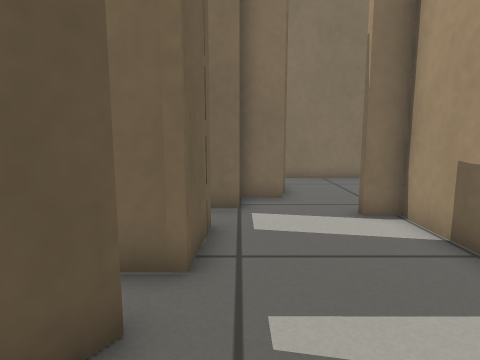
[1] (above)

24 first-person views from a walk through a world built for the Gazebo simulator. The camera is 0.5 m above the floor, tilts 8° down and sees 75° across. The floor is counted in squares, 0.25 m on a side. Each view is taken from the middle of a square. On the plan, view 1 faces up. The plan holds only what a view shows up to about 17 squares ahead; the rest is blank.

[2]
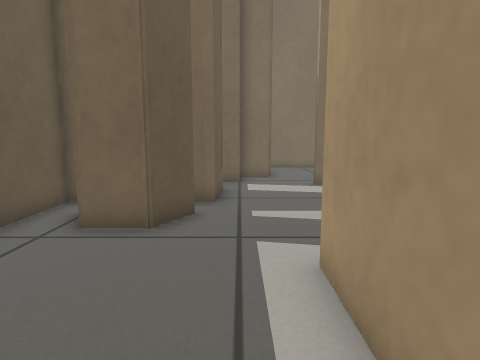

[3]
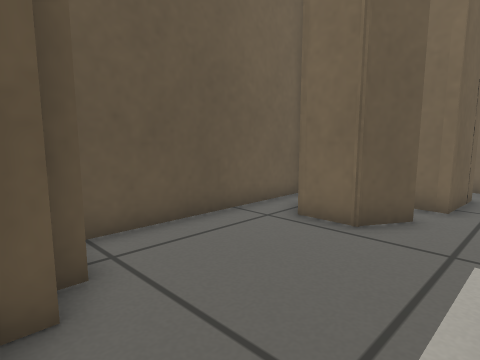

[4]
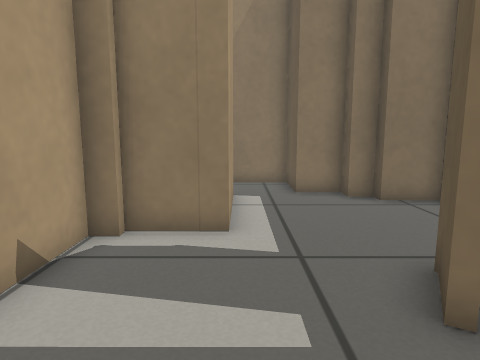

[5]
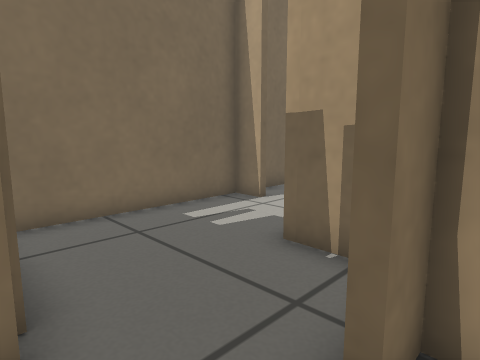

[6]
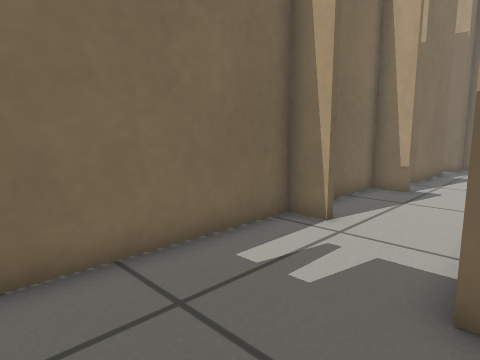

[7]
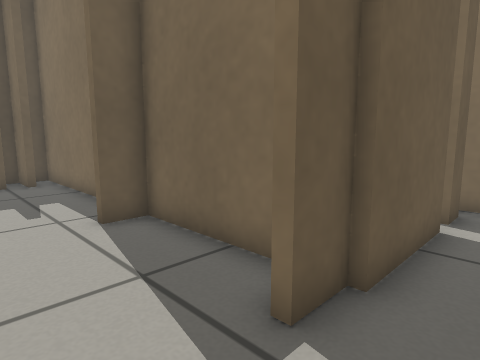

[8]
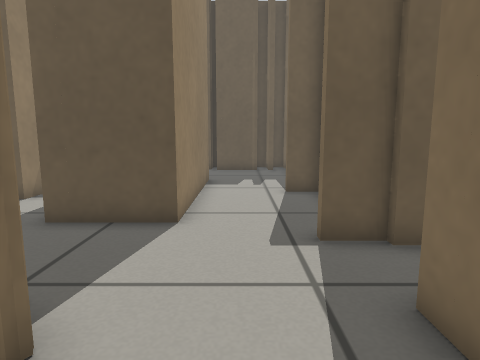

[9]
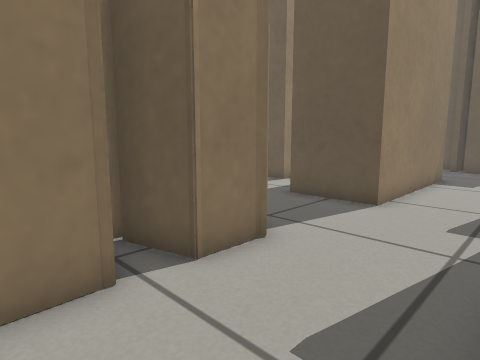

[10]
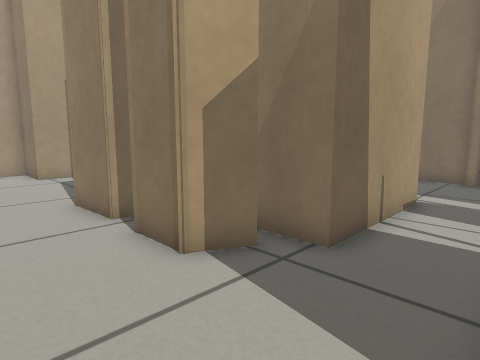

[11]
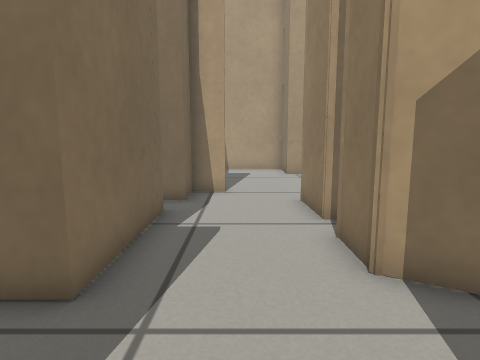

[12]
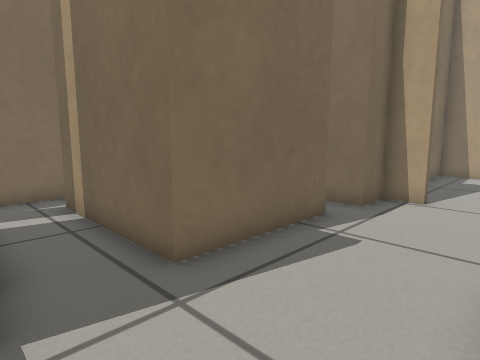

[13]
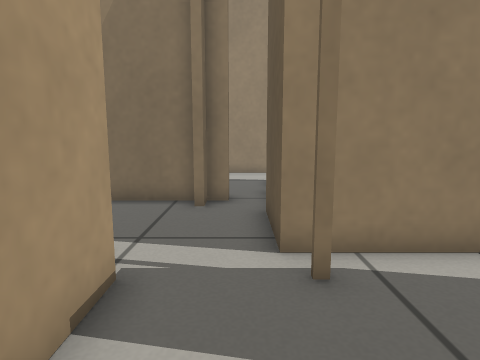

[14]
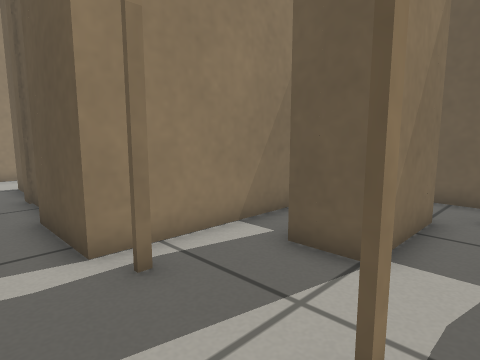

[15]
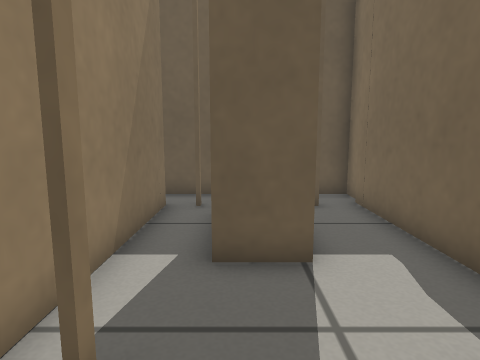

[16]
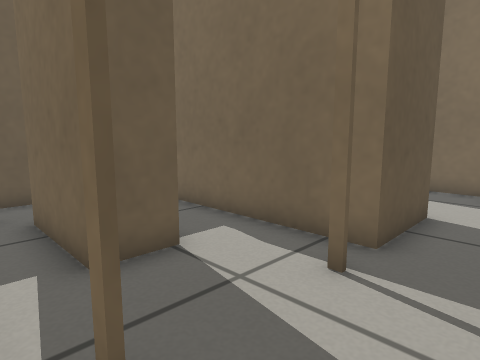

[17]
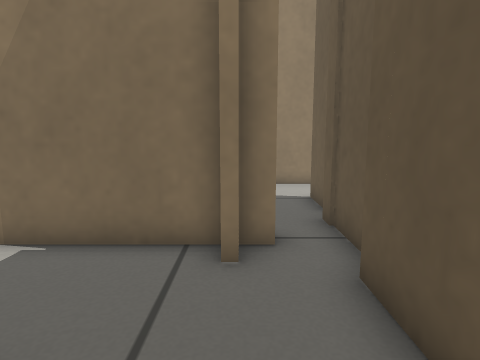

[18]
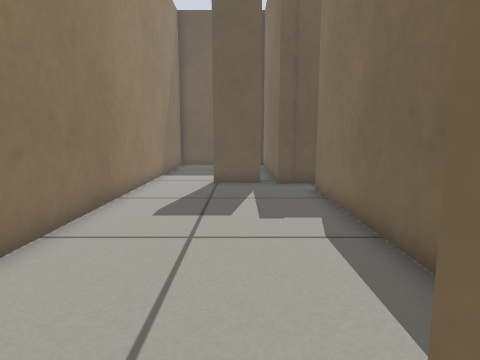

[19]
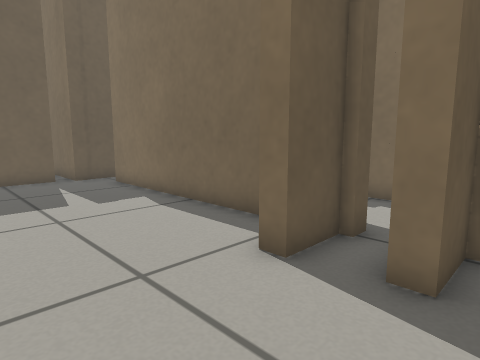

[20]
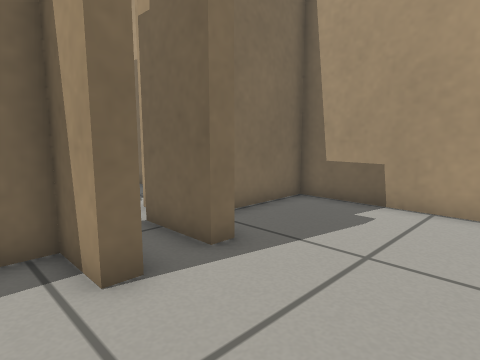

[21]
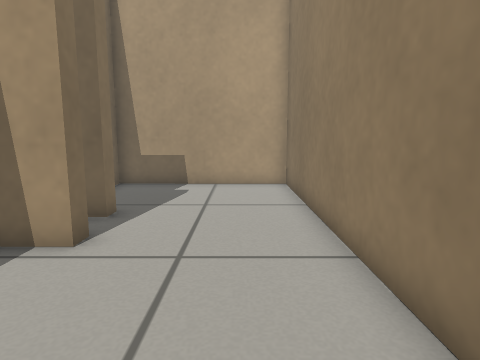

[22]
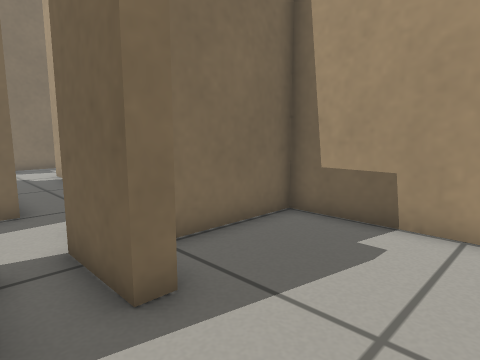

[23]
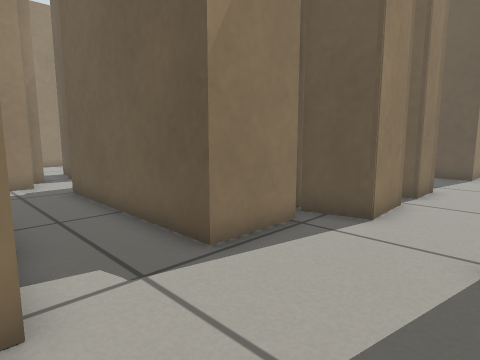

[24]
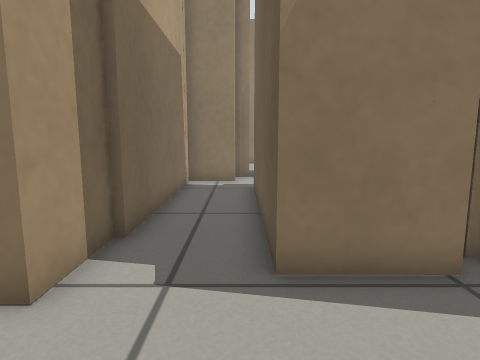

### Floor plan
Key: @ floor where view 1 was taken; # wall or solid block; x gap in a wall; . floor.
Columns run from 5 left of view 1 to 32 right of it. Each row starts with its distance up from view 1.
 21                    ####
 20                    x...
 19                    x..#
 18                    #..#
 17                    #..#
 16                    #..#
 15        #############..#    .#
 14        #......#....#..#####.##     ###
 13        #.....................#.......#
 12        #.............................#
 11       ##...########..................#
 10      ##....#      #...#######......###
  9     ##.....#      #...x ##  ####..####
  8     # ...##########..#####  #  #..##
  7     #....# #      #..#         #..##
  6     #....# #.........#         #..#
  5     #....# .####.....#         #..#
  4    ##....# .####.....#         #..#
  3    ##....# #.........#         #..#
  2 ####.....# ########...         #..#
  1 #........#        #...       ###..#
  0 #....@.###        #.....     .....#
 -1 #.....###         #......     ..###
 -2 #.....#           #.#....     ..##
 -3 #.....#           #.###########.######
 -4 ###...#       #####..........##.#....#
 -5   ###..        .. #..........##......#
 -6     #..           #..................#
 -7     #             #..................#
 -8      ##       .......................#
 -9               .......................#
-10              #########################

Where each view was taken, in squares from view 1:
view 1: 0 up, 0 right, facing up
view 2: 5 down, 0 right, facing up
view 3: 5 down, 1 right, facing up-left
view 4: 6 up, 1 right, facing down
view 5: 7 up, 1 right, facing up-right
view 6: 10 up, 2 right, facing up-right
view 7: 11 up, 16 right, facing up-left
view 8: 12 up, 20 right, facing left
view 9: 14 up, 22 right, facing down-left
view 10: 13 up, 13 right, facing down-right
view 11: 12 up, 13 right, facing right
view 12: 10 up, 14 right, facing up-right
view 13: 7 up, 14 right, facing down
view 14: 7 up, 15 right, facing down-left
view 15: 4 up, 15 right, facing left
view 16: 2 up, 15 right, facing up-left
view 17: 3 up, 15 right, facing down
view 18: 6 down, 26 right, facing left
view 19: 9 down, 28 right, facing up-left
view 20: 9 down, 23 right, facing up-right
view 21: 8 down, 19 right, facing right
view 22: 8 down, 25 right, facing up-right
view 23: 13 up, 30 right, facing down-left
view 24: 13 up, 27 right, facing down
